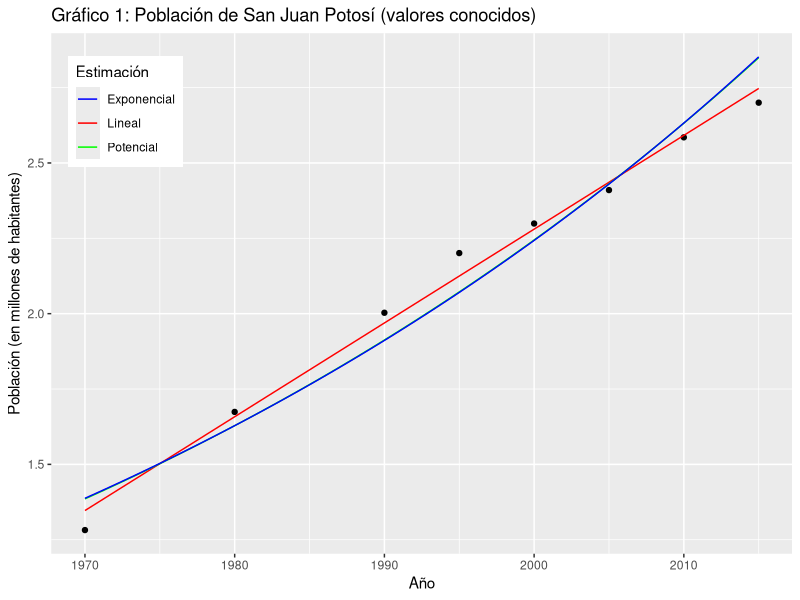
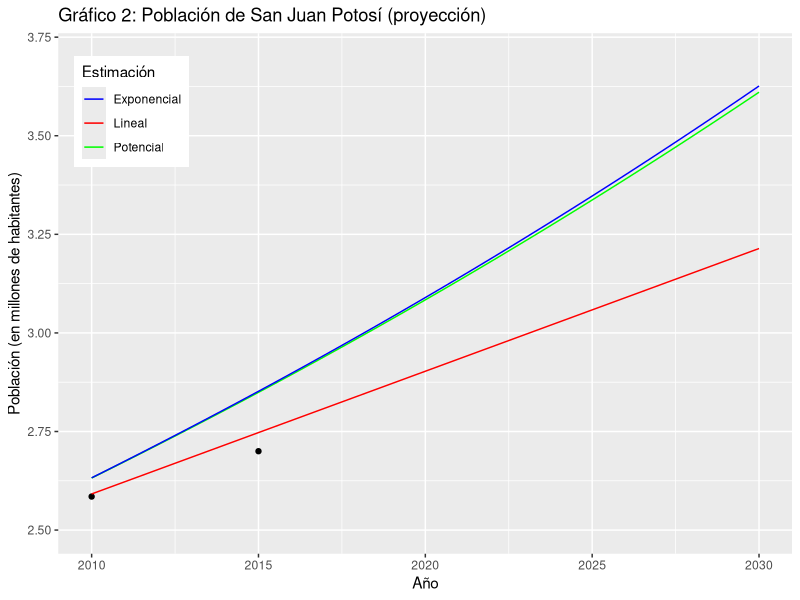

Source code (R) for these figures, in order:
## ---- chunk 1
library(knitr)
opts_chunk$set(fig.width=14, fig.height=8, message=FALSE, comment=NA)
## ---- chunk 2
library(dplyr)
library(ggplot2)
## ---- chunk 3
datos <- read.csv("datos.csv")
## ---- chunk 4
n <- dim(datos)[1]
y <- datos$poblacion
tt <- datos$anio
uno <- rep.int(1, n)
## ---- chunk 5
# Defino matriz asociada
A_lin <- matrix(c(uno, tt), nrow = n)

# Sea C = A^t * A, y  d = A^t * y. Luego, podemos obtener x^* como C^-1 %*% d, que se implementa como solve(C,d)
C_lin <- t(A_lin) %*% A_lin
d_lin <- t(A_lin) %*% y
x_lin <- solve(C_lin, d_lin)
## ---- chunk 6
b_lin <- x_lin[1]
a_lin <- x_lin[2]
est_lin <- function(x) { b_lin + a_lin * x}
## ---- chunk 7
z_lin <- A_lin %*% x_lin
# Alternativamente, z_lin = est_lin(tt)
err_lin <- (y-z_lin)^2
et_lin <- sqrt(sum(err_lin))
## ---- chunk 8
est_2030_lin <- est_lin(2030)
## ---- chunk 9
ln_y <- log(y)
ln_tt <- log(tt)
## ---- chunk 10
# Defino matriz asociada
A_pot <- matrix(c(uno, ln_tt), nrow = n)

# Obtengo x_pot
C_pot <- t(A_pot) %*% A_pot
d_pot <- t(A_pot) %*% ln_y
x_pot <- solve(C_pot, d_pot)
## ---- chunk 11
# Extraigo los coeficientes
ln_b_pot <- x_pot[1]
a_pot <- x_pot[2]
# Recupero los coeficientes del modelo no linearizado
b_pot <- exp(ln_b_pot)

est_pot <- function(x) { b_pot * x^a_pot}
## ---- chunk 12
z_pot <- est_pot(tt)
err_pot <- (y-z_pot)^2
et_pot <- sqrt(sum(err_pot))
## ---- chunk 13
# Defino matriz asociada
A_exp <- matrix(c(uno, tt), nrow = n)

C_exp <- t(A_exp) %*% A_exp
d_exp <- t(A_exp) %*% ln_y
x_exp <- solve(C_exp, d_exp)
## ---- chunk 14
# Extraigo los coeficientes
ln_b_exp <- x_exp[1]
a_exp <- x_exp[2]

# Recupero los coeficientes del modelo no linearizado
b_exp <- exp(ln_b_exp)

# Defino est_exp
est_exp <- function(x) { b_exp * exp(a_exp*x)}
## ---- chunk 15
z_exp <- b_exp * exp(tt*a_exp)
err_exp <- (y-z_exp)^2
et_exp <- sqrt(sum(err_exp))
## ---- chunk 16
# Inserto puntos para datos conocidos
grafico <- ggplot(datos, aes(x = anio, y = poblacion)) + geom_point(na.rm=TRUE)

# Agrego líneas para cada función y la leyenda correspondiente
grafico <- grafico +
  stat_function(
    fun = est_lin,
    aes(color = "Lineal")
  ) +
  stat_function(
    fun = est_pot,
    aes(color = "Potencial")
  ) +
  stat_function(
    fun = est_exp,
    aes(color = "Exponencial")
  ) +
  labs(title="Gráfico 1: Población de San Juan Potosí (valores conocidos)", y="Población (en millones de habitantes)", x="Año") +
  scale_colour_manual("Estimación", values = c("blue", "red", "green")) +
  theme(legend.position=c(0.1,0.85))


print(grafico)
## ---- chunk 17
grafico <- grafico +
  labs(title="Gráfico 2: Población de San Juan Potosí (proyección)") +
  xlim(2010, 2030) +
  ylim(2.5, 3.7)

print(grafico)
